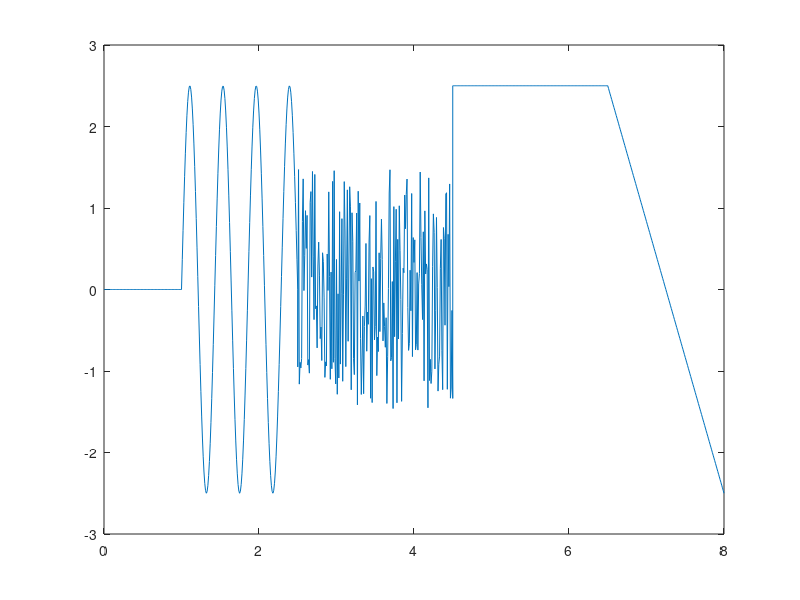

The MATLAB script that drew this image:
%% Gabalveida signāla montāža
%% sinusoīda
t_sin = 1:0.01:2.5;
A0=0; A=2.5; T = (2.5-1)/3.5; f=1/T;
delay = 1;
y_sin = A0+A*sin(2*pi*f*(t_sin-delay));
% plot(t_sin,y_sin)
% axis([0 8 -3 3])
% hold on
%% Lineāri mainīgā funkcija
t_saw = 6.5:0.01:8;
% k = (yA-yB)/(tA-tB);
k = (2.5-(-2.5))/(6.5-8);
delay = 6.5+(8-6.5)/2; % kur šķērso t asi
y_saw = k*(t_saw-delay);
% plot(t_saw,y_saw)
%% Konstantes signāls
t_const = 4.5:0.01:6.5;
% y_const = 2.5; % nepareizi
y_const = 2.5*ones(size(t_const));
% plot(t_const,y_const)
%% Nuļļu signāls
t_zero = 0:0.01:1;
y_zero = 0*ones(size(t_zero));
% plot(t_zero,y_zero);
%% Trokšņa signāls
t_noise = 2.5:0.01:4.5;
y_noise = 3*rand(size(t_noise))-1.5;
% plot(t_noise,y_noise)
%% Signālu apvienošana
t = [t_zero,t_sin,t_noise,t_const,t_saw];
y = [y_zero,y_sin,y_noise,y_const,y_saw];
plot(t,y)